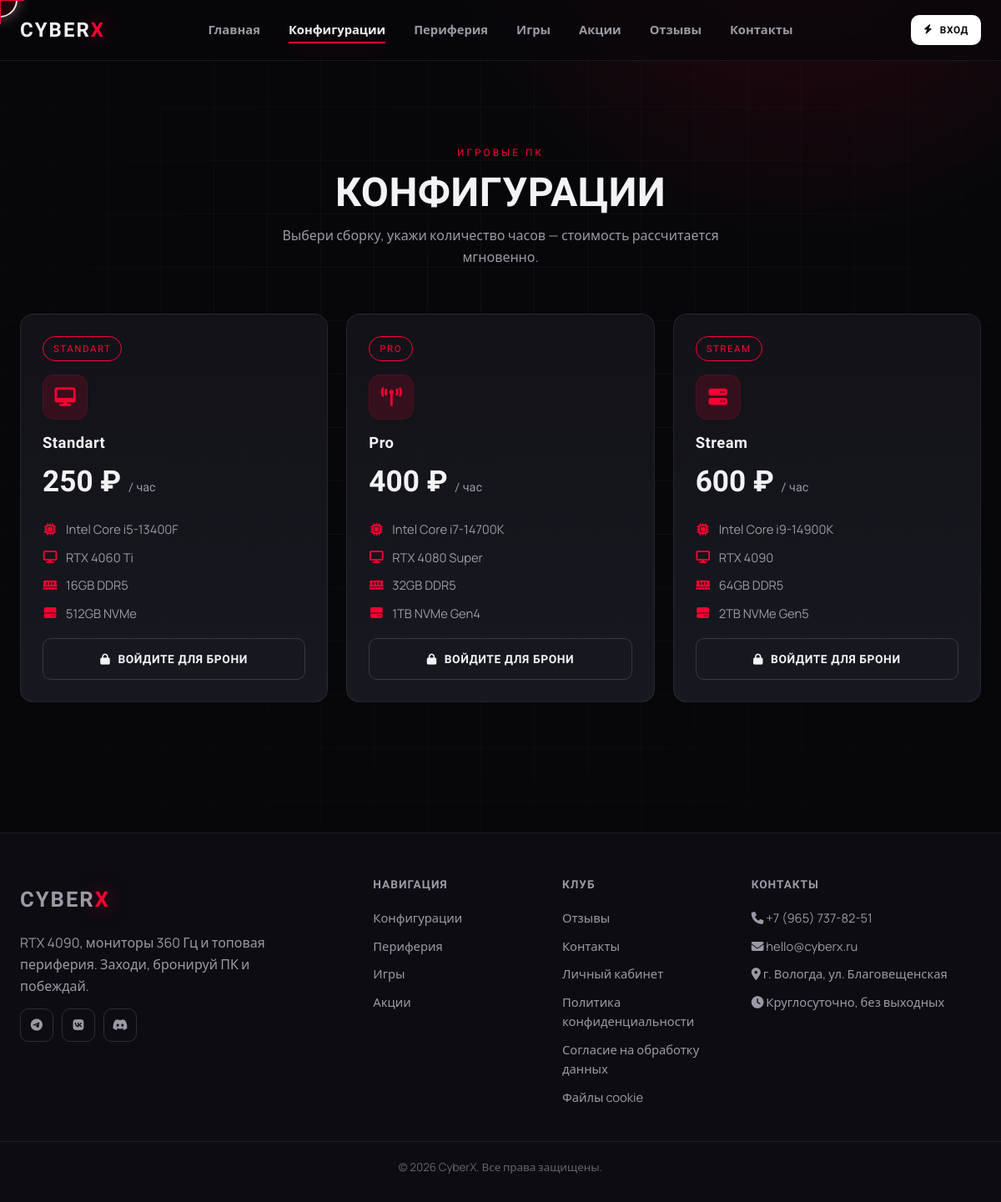
/configs, run on the app's committed database.
### tables this page shows
CREATE TABLE configs (
    id      INTEGER PRIMARY KEY AUTOINCREMENT,
    name    TEXT NOT NULL,
    tag     TEXT NOT NULL,
    price   INTEGER NOT NULL,
    cpu     TEXT, gpu TEXT, ram TEXT, storage TEXT,
    icon    TEXT DEFAULT 'fa-desktop'
);

CREATE TABLE settings (
    key   TEXT PRIMARY KEY,
    value TEXT
);

### app.py (the view)
@app.route("/configs")
def configs():
    rows = get_db().execute("SELECT * FROM configs ORDER BY price").fetchall()
    return render_template("configs.html", active="configs", configs=rows)

### app.py (called while the page is built, shortened)
def get_db():
    if "db" not in g:
        g.db = sqlite3.connect(DB_PATH)
        g.db.row_factory = sqlite3.Row          # доступ к колонкам по имени
        g.db.execute("PRAGMA foreign_keys = ON")
    return g.db

def load_settings():
    rows = get_db().execute("SELECT key,value FROM settings").fetchall()
    data = dict(DEFAULT_SETTINGS)
    data.update({r["key"]: r["value"] for r in rows})
    return data

@app.context_processor
def inject_globals():
    return {"settings": load_settings(), "current_year": datetime.now().year, "discount_levels": DISCOUNT_LEVELS}

@app.after_request
def inject_running_line(response):
    if request.endpoint != "index":
        return response

@app.after_request
def inject_about_flip_cards(response):
    if request.endpoint != "index":
        return response

### templates/configs.html (shortened to what this page needs)
{% extends "base.html" %}
{% block content %}
<section class="section">
  <div class="container">
    <div class="section-head reveal">
      <span class="eyebrow">Игровые ПК</span>
      <h2>Конфигурации</h2>
      <p>Выбери сборку, укажи количество часов — стоимость рассчитается мгновенно.</p>
    </div>
    <div class="grid grid-3">
      {% for c in configs %}
      <div class="card config-card reveal d{{ (loop.index0 % 3) + 1 }}" data-booking data-price="{{ c['price'] }}">
        <span class="tag">{{ c['tag'] }}</span>
        <div class="ic"><i class="fa-solid {{ c['icon'] }}"></i></div>
        <h3>{{ c['name'] }}</h3>
        <div class="price">{{ c['price'] }} ₽ <small>/ час</small></div>
        <ul class="specs">
          <li><i class="fa-solid fa-microchip"></i>{{ c['cpu'] }}</li>
          <li><i class="fa-solid fa-display"></i>{{ c['gpu'] }}</li>
          <li><i class="fa-solid fa-memory"></i>{{ c['ram'] }}</li>
          <li><i class="fa-solid fa-hard-drive"></i>{{ c['storage'] }}</li>
        </ul>
        {% if session.get('user_id') %}
          <button type="button" class="btn btn-primary btn-block booking-trigger">
            <i class="fa-solid fa-calendar-check"></i> <span>Забронировать</span>
          </button>
          <form method="post" action="{{ url_for('book') }}" class="booking">
            <input type="hidden" name="config_id" value="{{ c['id'] }}">
            <label style="color:var(--muted);font-size:.82rem">Количество часов</label>
            <div class="stepper">
              <button type="button" class="step-dec" aria-label="−">−</button>
              <input class="hours-input" type="number" name="hours" value="2" min="1" max="24">
              <button type="button" class="step-inc" aria-label="+">+</button>
              <span class="hours-lbl"></span>
            </div>
            <div class="live-total">
              <span style="color:var(--muted)">Итого:</span>
              <b class="total-val">0 ₽</b>
            </div>
            <button type="submit" class="btn btn-white btn-block">
              <i class="fa-solid fa-bolt"></i> Подтвердить бронь
            </button>
          </form>
        {% else %}
          <a href="{{ url_for('login') }}" class="btn btn-ghost btn-block">
            <i class="fa-solid fa-lock"></i> Войдите для брони
          </a>
        {% endif %}
      </div>
      {% endfor %}
    </div>
  </div>
</section>
{% endblock %}

### templates/base.html (shortened to what this page needs)
<!DOCTYPE html>
<html lang="ru">
<head>
  <link rel="stylesheet" href="https://cdnjs.cloudflare.com/ajax/libs/font-awesome/6.5.1/css/all.min.css">
  <link rel="stylesheet" href="{{ url_for('static', filename='css/style.css') }}">
</head>
<body{% if open_tab %} data-open-tab="{{ open_tab }}"{% endif %}>
  <div class="cursor-ring"></div>
  <header class="header">
    <div class="container nav">
      <a href="{{ url_for('index') }}" class="brand">CYBER<b>X</b></a>
      <nav class="nav-links">
        <a href="{{ url_for('index') }}"       class="{{ 'active' if active=='index' }}">Главная</a>
        <a href="{{ url_for('configs') }}"     class="{{ 'active' if active=='configs' }}">Конфигурации</a>
        <a href="{{ url_for('peripherals') }}" class="{{ 'active' if active=='peripherals' }}">Периферия</a>
        <a href="{{ url_for('games') }}"       class="{{ 'active' if active=='games' }}">Игры</a>
        <a href="{{ url_for('promotions') }}"  class="{{ 'active' if active=='promotions' }}">Акции</a>
        <a href="{{ url_for('reviews') }}"     class="{{ 'active' if active=='reviews' }}">Отзывы</a>
        <a href="{{ url_for('contacts') }}"    class="{{ 'active' if active=='contacts' }}">Контакты</a>
      </nav>
      <div class="nav-actions">
        {% if session.get('user_id') %}
          <a href="{{ url_for('admin' if session.get('role')=='admin' else 'cabinet') }}" class="btn btn-ghost btn-sm">
            <i class="fa-solid fa-user"></i> {{ session.get('username') }}
          </a>
          <a href="{{ url_for('logout') }}" class="btn btn-primary btn-sm"><i class="fa-solid fa-right-from-bracket"></i></a>
        {% else %}
          <a href="{{ url_for('login') }}" class="btn btn-white btn-sm"><i class="fa-solid fa-bolt"></i> Вход</a>
        {% endif %}
      </div>
    </div>
  </header>
  <main>
    {% block content %}{% endblock %}
  </main>
  <footer class="footer">
    <div class="container footer-grid">
      <div>
        <a href="{{ url_for('index') }}" class="brand">CYBER<b>X</b></a>
        <p style="color:var(--muted); margin-top:14px; max-width:300px;">{{ settings.hero_subtitle }}</p>
        <div class="socials">
          <a href="{{ settings.social_tg }}"  target="_blank" rel="noopener"><i class="fa-brands fa-telegram"></i></a>
          <a href="{{ settings.social_vk }}"  target="_blank" rel="noopener"><i class="fa-brands fa-vk"></i></a>
          <a href="{{ settings.social_dis }}" target="_blank" rel="noopener"><i class="fa-brands fa-discord"></i></a>
        </div>
      </div>
      <div>
        <h4>Навигация</h4>
        <a href="{{ url_for('configs') }}">Конфигурации</a>
        <a href="{{ url_for('peripherals') }}">Периферия</a>
        <a href="{{ url_for('games') }}">Игры</a>
        <a href="{{ url_for('promotions') }}">Акции</a>
      </div>
      <div>
        <h4>Клуб</h4>
        <a href="{{ url_for('reviews') }}">Отзывы</a>
        <a href="{{ url_for('contacts') }}">Контакты</a>
        <a href="{{ url_for('login') }}">Личный кабинет</a>
  <a href="{{ url_for('privacy') }}">Политика конфиденциальности</a>
  <a href="{{ url_for('personal_data') }}">Согласие на обработку данных</a>
  <a href="{{ url_for('cookies_policy') }}">Файлы cookie</a>
      </div>
      <div>
        <h4>Контакты</h4>
        <a href="tel:{{ settings.contact_phone }}"><i class="fa-solid fa-phone"></i> {{ settings.contact_phone }}</a>
        <a href="mailto:{{ settings.contact_email }}"><i class="fa-solid fa-envelope"></i> {{ settings.contact_email }}</a>
        <a><i class="fa-solid fa-location-dot"></i> {{ settings.contact_address }}</a>
        <a><i class="fa-solid fa-clock"></i> {{ settings.contact_hours }}</a>
      </div>
    </div>
    <div class="container footer-bottom">© {{ current_year }} {{ settings.site_title }}. Все права защищены.</div>
  </footer>
</body>
</html>

### data on the page
configs: tag "STANDART", name "Standart", price "250", cpu "Intel Core i5-13400F", gpu "RTX 4060 Ti", ram "16GB DDR5", storage "512GB NVMe"
configs: tag "PRO", name "Pro", price "400", cpu "Intel Core i7-14700K", gpu "RTX 4080 Super", ram "32GB DDR5", storage "1TB NVMe Gen4"
configs: tag "STREAM", name "Stream", price "600", cpu "Intel Core i9-14900K", gpu "RTX 4090", ram "64GB DDR5", storage "2TB NVMe Gen5"
settings: hero_subtitle "RTX 4090, мониторы 360 Гц и топовая периферия. Заходи, бронируй ПК и побеждай."
settings: contact_phone "+7 (965) 737-82-51"
settings: contact_email "hello@cyberx.ru"
settings: contact_address "г. Вологда, ул. Благовещенская"
settings: contact_hours "Круглосуточно, без выходных"
settings: site_title "CyberX"
